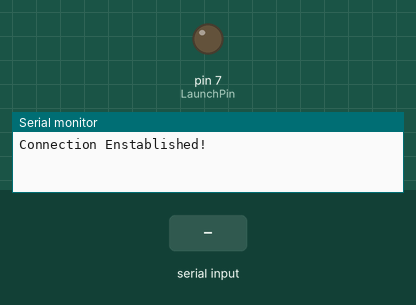
Bench run of a sketch on a simulated Arduino Uno, built with avr-gcc and run on an emulated ATmega328P. Shown: output pins drawn as LEDs (lit = HIGH), the last lines printed to the serial monitor. The test bench sets the inputs (shaded band).

Above: at 1.2 s.
1.3 s: "30,150\n" received over Serial
At 2.4 s:
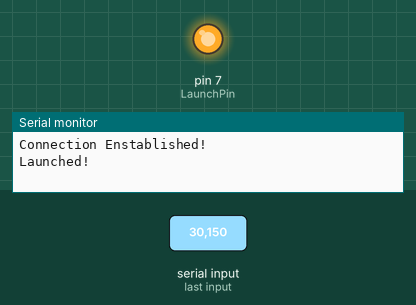
5.8 s: "1\n" received over Serial
At 8.4 s:
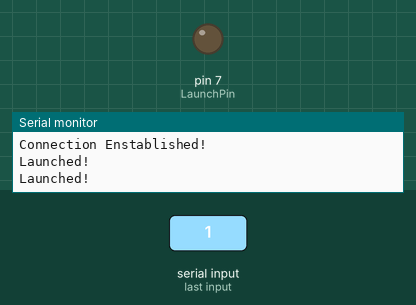
Timing chart, 0 to 9.9 s (numbered marks = the images above; inputs shaded):
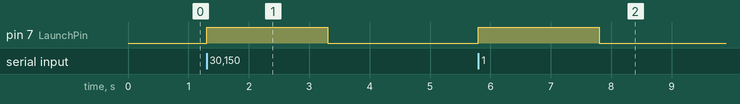

Measured:
- after the input at 1.3 s, pin 7 (LaunchPin): LOW → HIGH at once, → LOW 2.0 s later
- after the input at 5.8 s, pin 7 (LaunchPin): LOW → HIGH at once, → LOW 2.0 s later

The sketch:

ZanasRX.ino
```cpp
#include "Arduino.h"
#include <SoftwareSerial.h>

#define SerialRate 9600
#define LaunchPin 7

SoftwareSerial lora(2, 3); // e32 TX e32 RX

long t=-2100;

void setup() {
  pinMode(LaunchPin, OUTPUT);
  Serial.begin(SerialRate);
  lora.begin(SerialRate);
  Serial.println("Connection Enstablished!");
}

void loop() {
 if (lora.available()) {
   float in = lora.parseFloat();
   if(in!=0.00){
    Serial.print(in);
    Serial.println(" m");
   }
 }
 if(Serial.available()){
  int k=Serial.read();
  lora.write(k);
  k-=48;
  //Serial.println(k);
  if(k==1){
    digitalWrite(LaunchPin, HIGH);
    Serial.println("Launched!");
    t=millis();
  }
 }
 if(millis()-t>=2000 && digitalRead(LaunchPin)==HIGH)
  digitalWrite(LaunchPin, LOW);
}
```
